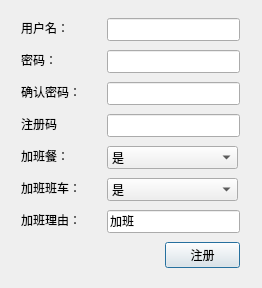
<?xml version="1.0" encoding="UTF-8"?>
<ui version="4.0">
 <class>CRegister</class>
 <widget class="QDialog" name="CRegister">
  <property name="geometry">
   <rect>
    <x>0</x>
    <y>0</y>
    <width>262</width>
    <height>288</height>
   </rect>
  </property>
  <property name="sizePolicy">
   <sizepolicy hsizetype="Fixed" vsizetype="Fixed">
    <horstretch>0</horstretch>
    <verstretch>0</verstretch>
   </sizepolicy>
  </property>
  <property name="windowTitle">
   <string>注册</string>
  </property>
  <property name="windowIcon">
   <iconset>
    <normaloff>Icon.png</normaloff>Icon.png</iconset>
  </property>
  <widget class="QLabel" name="Label_User">
   <property name="geometry">
    <rect>
     <x>21</x>
     <y>18</y>
     <width>64</width>
     <height>20</height>
    </rect>
   </property>
   <property name="font">
    <font>
     <family>Agency FB</family>
     <pointsize>9</pointsize>
    </font>
   </property>
   <property name="text">
    <string>用户名：</string>
   </property>
  </widget>
  <widget class="QLabel" name="Lablel_Psw1">
   <property name="geometry">
    <rect>
     <x>21</x>
     <y>50</y>
     <width>48</width>
     <height>20</height>
    </rect>
   </property>
   <property name="font">
    <font>
     <family>Agency FB</family>
     <pointsize>9</pointsize>
    </font>
   </property>
   <property name="text">
    <string>密码：</string>
   </property>
  </widget>
  <widget class="QLabel" name="Label_Psw2">
   <property name="geometry">
    <rect>
     <x>21</x>
     <y>82</y>
     <width>80</width>
     <height>20</height>
    </rect>
   </property>
   <property name="font">
    <font>
     <family>Agency FB</family>
     <pointsize>9</pointsize>
    </font>
   </property>
   <property name="text">
    <string>确认密码：</string>
   </property>
  </widget>
  <widget class="QLabel" name="Label_Dinner">
   <property name="geometry">
    <rect>
     <x>21</x>
     <y>146</y>
     <width>64</width>
     <height>20</height>
    </rect>
   </property>
   <property name="font">
    <font>
     <family>Agency FB</family>
     <pointsize>9</pointsize>
    </font>
   </property>
   <property name="text">
    <string>加班餐：</string>
   </property>
  </widget>
  <widget class="QLabel" name="Label_Bus">
   <property name="geometry">
    <rect>
     <x>21</x>
     <y>178</y>
     <width>80</width>
     <height>20</height>
    </rect>
   </property>
   <property name="font">
    <font>
     <family>Agency FB</family>
     <pointsize>9</pointsize>
    </font>
   </property>
   <property name="text">
    <string>加班班车：</string>
   </property>
  </widget>
  <widget class="QLineEdit" name="Text_User">
   <property name="geometry">
    <rect>
     <x>107</x>
     <y>18</y>
     <width>133</width>
     <height>23</height>
    </rect>
   </property>
   <property name="font">
    <font>
     <family>Agency FB</family>
     <pointsize>9</pointsize>
    </font>
   </property>
  </widget>
  <widget class="QLineEdit" name="Text_Psw1">
   <property name="geometry">
    <rect>
     <x>107</x>
     <y>50</y>
     <width>133</width>
     <height>23</height>
    </rect>
   </property>
   <property name="font">
    <font>
     <family>Agency FB</family>
     <pointsize>9</pointsize>
    </font>
   </property>
   <property name="echoMode">
    <enum>QLineEdit::Password</enum>
   </property>
  </widget>
  <widget class="QLineEdit" name="Text_Psw2">
   <property name="geometry">
    <rect>
     <x>107</x>
     <y>82</y>
     <width>133</width>
     <height>23</height>
    </rect>
   </property>
   <property name="font">
    <font>
     <family>Agency FB</family>
     <pointsize>9</pointsize>
    </font>
   </property>
   <property name="echoMode">
    <enum>QLineEdit::Password</enum>
   </property>
  </widget>
  <widget class="QComboBox" name="Combo_Dinner">
   <property name="geometry">
    <rect>
     <x>107</x>
     <y>146</y>
     <width>131</width>
     <height>23</height>
    </rect>
   </property>
   <property name="font">
    <font>
     <family>Agency FB</family>
     <pointsize>9</pointsize>
    </font>
   </property>
   <item>
    <property name="text">
     <string>是</string>
    </property>
   </item>
   <item>
    <property name="text">
     <string>否</string>
    </property>
   </item>
  </widget>
  <widget class="QComboBox" name="Combo_Bus">
   <property name="geometry">
    <rect>
     <x>107</x>
     <y>178</y>
     <width>131</width>
     <height>23</height>
    </rect>
   </property>
   <property name="font">
    <font>
     <family>Agency FB</family>
     <pointsize>9</pointsize>
    </font>
   </property>
   <item>
    <property name="text">
     <string>是</string>
    </property>
   </item>
   <item>
    <property name="text">
     <string>否</string>
    </property>
   </item>
  </widget>
  <widget class="QLineEdit" name="Text_Reason">
   <property name="geometry">
    <rect>
     <x>107</x>
     <y>210</y>
     <width>133</width>
     <height>23</height>
    </rect>
   </property>
   <property name="font">
    <font>
     <family>Agency FB</family>
     <pointsize>9</pointsize>
    </font>
   </property>
   <property name="text">
    <string>加班</string>
   </property>
  </widget>
  <widget class="QPushButton" name="Btn_Regist">
   <property name="geometry">
    <rect>
     <x>165</x>
     <y>242</y>
     <width>75</width>
     <height>26</height>
    </rect>
   </property>
   <property name="font">
    <font>
     <family>Agency FB</family>
     <pointsize>9</pointsize>
    </font>
   </property>
   <property name="text">
    <string>注册</string>
   </property>
  </widget>
  <widget class="QLineEdit" name="Text_RegCode">
   <property name="geometry">
    <rect>
     <x>107</x>
     <y>114</y>
     <width>133</width>
     <height>23</height>
    </rect>
   </property>
   <property name="font">
    <font>
     <family>Times New Roman</family>
     <pointsize>9</pointsize>
    </font>
   </property>
  </widget>
  <widget class="QLabel" name="Label_RegCode">
   <property name="geometry">
    <rect>
     <x>21</x>
     <y>114</y>
     <width>48</width>
     <height>20</height>
    </rect>
   </property>
   <property name="font">
    <font>
     <family>Agency FB</family>
     <pointsize>9</pointsize>
    </font>
   </property>
   <property name="text">
    <string>注册码</string>
   </property>
  </widget>
  <widget class="QLabel" name="Label_Reason">
   <property name="geometry">
    <rect>
     <x>21</x>
     <y>210</y>
     <width>80</width>
     <height>20</height>
    </rect>
   </property>
   <property name="font">
    <font>
     <family>Agency FB</family>
     <pointsize>9</pointsize>
    </font>
   </property>
   <property name="text">
    <string>加班理由：</string>
   </property>
  </widget>
  <widget class="QLabel" name="Label_Status">
   <property name="geometry">
    <rect>
     <x>21</x>
     <y>242</y>
     <width>131</width>
     <height>20</height>
    </rect>
   </property>
   <property name="font">
    <font>
     <family>Agency FB</family>
     <pointsize>9</pointsize>
    </font>
   </property>
   <property name="text">
    <string/>
   </property>
  </widget>
 </widget>
 <tabstops>
  <tabstop>Text_User</tabstop>
  <tabstop>Text_Psw1</tabstop>
  <tabstop>Text_Psw2</tabstop>
  <tabstop>Text_RegCode</tabstop>
  <tabstop>Combo_Dinner</tabstop>
  <tabstop>Combo_Bus</tabstop>
  <tabstop>Text_Reason</tabstop>
  <tabstop>Btn_Regist</tabstop>
 </tabstops>
 <resources/>
 <connections/>
</ui>
